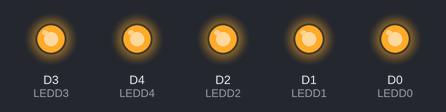
Simulated run of this sketch. Board: ESP8266 (NodeMCU). Shown: output pins drawn as LEDs (lit = HIGH). What the sketch prints to the serial monitor is not drawn.

Above: at 0.3 s.
Timing chart, 0 to 1.8 s (numbered marks = the images above):
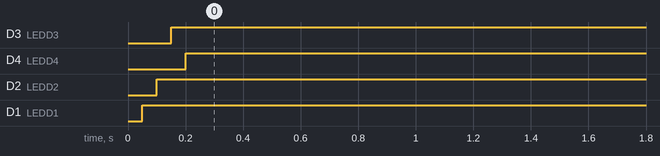

Measured:
- by itself, D3 (LEDD3): LOW → HIGH at 0.15 s
- by itself, D4 (LEDD4): LOW → HIGH at 0.20 s
- by itself, D2 (LEDD2): LOW → HIGH at 0.10 s
- by itself, D1 (LEDD1): LOW → HIGH at 0.05 s

The sketch:

Button.ino
```cpp
int LEDD0 = D0; // ขา D0
int LEDD1 = D1; // ขา D1
int LEDD2 = D2; // ขา D2
int LEDD3 = D3; // ขา D3
int LEDD4 = D4; // ขา D4
void setup() {
  Serial.begin(115200);
  pinMode(LEDD0, OUTPUT); // กำหนดการทำงานของขา D0 ให้เป็น Output
  pinMode(LEDD1, OUTPUT);
  pinMode(LEDD2, OUTPUT);
  pinMode(LEDD3, OUTPUT);
  pinMode(LEDD4, OUTPUT);

  digitalWrite(LEDD0, LOW);
  digitalWrite(LEDD1, LOW);
  digitalWrite(LEDD2, LOW);
  digitalWrite(LEDD3, LOW);
  digitalWrite(LEDD4, LOW);

}
void loop()
{
  digitalWrite(LEDD0, HIGH); // สั่งให้ ขา D0 ปล่อยลอจิก 1 ไฟ LED ติด
  delay(50); // หน่วงเวลา 50mS
  Serial.println("Setting readyForDHTUpdate to true");
  digitalWrite(LEDD1, HIGH); // สั่งให้ ขา D1 ปล่อยลอจิก 1 ไฟ LED ติด
  delay(50);
  digitalWrite(LEDD2, HIGH); // สั่งให้ ขา D2 ปล่อยลอจิก 1 ไฟ LED ติด
  delay(50);
  digitalWrite(LEDD3, HIGH); // สั่งให้ ขา D3 ปล่อยลอจิก 1 ไฟ LED ติด
  delay(50);
  digitalWrite(LEDD4, HIGH); // สั่งให้ ขา D4 ปล่อยลอจิก 1 ไฟ LED ติด
  delay(50);

}
```
